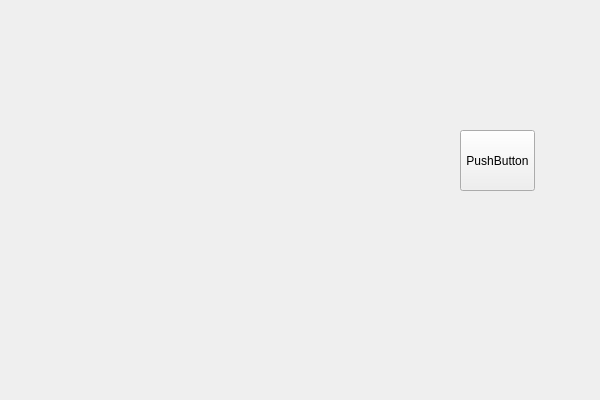
<?xml version="1.0" encoding="UTF-8"?>
<ui version="4.0">
 <class>sandbox_qt_02Class</class>
 <widget class="QWidget" name="sandbox_qt_02Class">
  <property name="geometry">
   <rect>
    <x>0</x>
    <y>0</y>
    <width>600</width>
    <height>400</height>
   </rect>
  </property>
  <property name="windowTitle">
   <string>sandbox_qt_02</string>
  </property>
  <widget class="QPushButton" name="pushButton">
   <property name="geometry">
    <rect>
     <x>460</x>
     <y>130</y>
     <width>75</width>
     <height>61</height>
    </rect>
   </property>
   <property name="text">
    <string>PushButton</string>
   </property>
  </widget>
 </widget>
 <layoutdefault spacing="6" margin="11"/>
 <resources>
  <include location="sandbox_qt_02.qrc"/>
 </resources>
 <connections/>
</ui>
